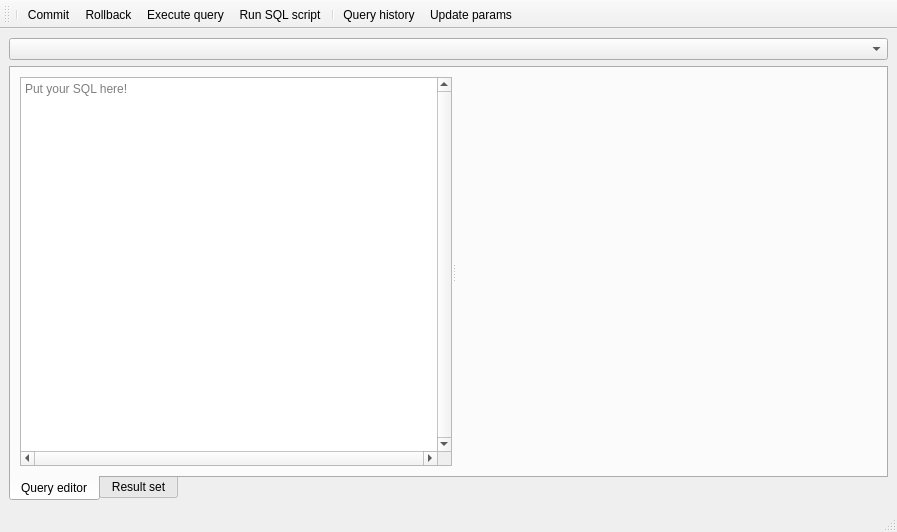
<?xml version="1.0" encoding="UTF-8"?>
<ui version="4.0">
 <class>QueryEditorWindow</class>
 <widget class="QMainWindow" name="QueryEditorWindow">
  <property name="geometry">
   <rect>
    <x>0</x>
    <y>0</y>
    <width>897</width>
    <height>532</height>
   </rect>
  </property>
  <property name="windowTitle">
   <string>MainWindow</string>
  </property>
  <widget class="QWidget" name="centralwidget">
   <layout class="QVBoxLayout" name="verticalLayout">
    <item>
     <widget class="QComboBox" name="cmbDatabase"/>
    </item>
    <item>
     <widget class="QTabWidget" name="tabWidget">
      <property name="tabPosition">
       <enum>QTabWidget::South</enum>
      </property>
      <property name="currentIndex">
       <number>0</number>
      </property>
      <widget class="QWidget" name="tabQuery">
       <attribute name="title">
        <string>Query editor</string>
       </attribute>
       <layout class="QVBoxLayout" name="verticalLayout_2">
        <item>
         <widget class="QSplitter" name="splitter">
          <property name="orientation">
           <enum>Qt::Horizontal</enum>
          </property>
          <property name="childrenCollapsible">
           <bool>false</bool>
          </property>
          <widget class="LQueryEditor" name="teQueryEditor">
           <property name="minimumSize">
            <size>
             <width>300</width>
             <height>0</height>
            </size>
           </property>
           <property name="acceptDrops">
            <bool>true</bool>
           </property>
           <property name="verticalScrollBarPolicy">
            <enum>Qt::ScrollBarAlwaysOn</enum>
           </property>
           <property name="horizontalScrollBarPolicy">
            <enum>Qt::ScrollBarAlwaysOn</enum>
           </property>
           <property name="readOnly">
            <bool>false</bool>
           </property>
           <property name="placeholderText">
            <string>Put your SQL here!</string>
           </property>
          </widget>
          <widget class="QueryParamsForm" name="paramsForm" native="true">
           <property name="minimumSize">
            <size>
             <width>250</width>
             <height>0</height>
            </size>
           </property>
           <property name="styleSheet">
            <string notr="true"/>
           </property>
          </widget>
         </widget>
        </item>
       </layout>
      </widget>
      <widget class="QWidget" name="tabResult">
       <attribute name="title">
        <string>Result set</string>
       </attribute>
       <layout class="QVBoxLayout" name="verticalLayout_3">
        <item>
         <widget class="QTableView" name="tvResultSet">
          <property name="sortingEnabled">
           <bool>true</bool>
          </property>
         </widget>
        </item>
       </layout>
      </widget>
     </widget>
    </item>
   </layout>
  </widget>
  <widget class="QStatusBar" name="statusbar"/>
  <widget class="QToolBar" name="toolBar">
   <property name="windowTitle">
    <string>toolBar</string>
   </property>
   <attribute name="toolBarArea">
    <enum>TopToolBarArea</enum>
   </attribute>
   <attribute name="toolBarBreak">
    <bool>false</bool>
   </attribute>
   <addaction name="separator"/>
   <addaction name="aCommit"/>
   <addaction name="aRollback"/>
   <addaction name="aExecuteQuery"/>
   <addaction name="aExecScript"/>
   <addaction name="separator"/>
   <addaction name="aQueryHistory"/>
   <addaction name="aUpdateParams"/>
  </widget>
  <action name="aCommit">
   <property name="icon">
    <iconset resource="../icons.qrc">
     <normaloff>:/icons/commit.png</normaloff>:/icons/commit.png</iconset>
   </property>
   <property name="text">
    <string>Commit</string>
   </property>
   <property name="toolTip">
    <string>Commit</string>
   </property>
  </action>
  <action name="aRollback">
   <property name="icon">
    <iconset resource="../icons.qrc">
     <normaloff>:/icons/rollback.png</normaloff>:/icons/rollback.png</iconset>
   </property>
   <property name="text">
    <string>Rollback</string>
   </property>
   <property name="toolTip">
    <string>Rollback</string>
   </property>
  </action>
  <action name="aExecuteQuery">
   <property name="icon">
    <iconset resource="../icons.qrc">
     <normaloff>:/icons/run.png</normaloff>:/icons/run.png</iconset>
   </property>
   <property name="text">
    <string>Execute query</string>
   </property>
   <property name="toolTip">
    <string>Execute query</string>
   </property>
   <property name="shortcut">
    <string>F5</string>
   </property>
  </action>
  <action name="aExecScript">
   <property name="icon">
    <iconset resource="../icons.qrc">
     <normaloff>:/icons/run_script.png</normaloff>:/icons/run_script.png</iconset>
   </property>
   <property name="text">
    <string>Run SQL script</string>
   </property>
   <property name="toolTip">
    <string>Run SQL script</string>
   </property>
  </action>
  <action name="aQueryHistory">
   <property name="icon">
    <iconset resource="../icons.qrc">
     <normaloff>:/icons/history.png</normaloff>:/icons/history.png</iconset>
   </property>
   <property name="text">
    <string>Query history</string>
   </property>
  </action>
  <action name="aUpdateParams">
   <property name="icon">
    <iconset resource="../icons.qrc">
     <normaloff>:/icons/refresh.png</normaloff>:/icons/refresh.png</iconset>
   </property>
   <property name="text">
    <string>Update params</string>
   </property>
  </action>
 </widget>
 <customwidgets>
  <customwidget>
   <class>LQueryEditor</class>
   <extends>QPlainTextEdit</extends>
   <header>widgets/lqueryeditor.h</header>
  </customwidget>
  <customwidget>
   <class>QueryParamsForm</class>
   <extends>QWidget</extends>
   <header>forms/queryparamsform.h</header>
   <container>1</container>
  </customwidget>
 </customwidgets>
 <resources>
  <include location="../icons.qrc"/>
 </resources>
 <connections/>
</ui>
